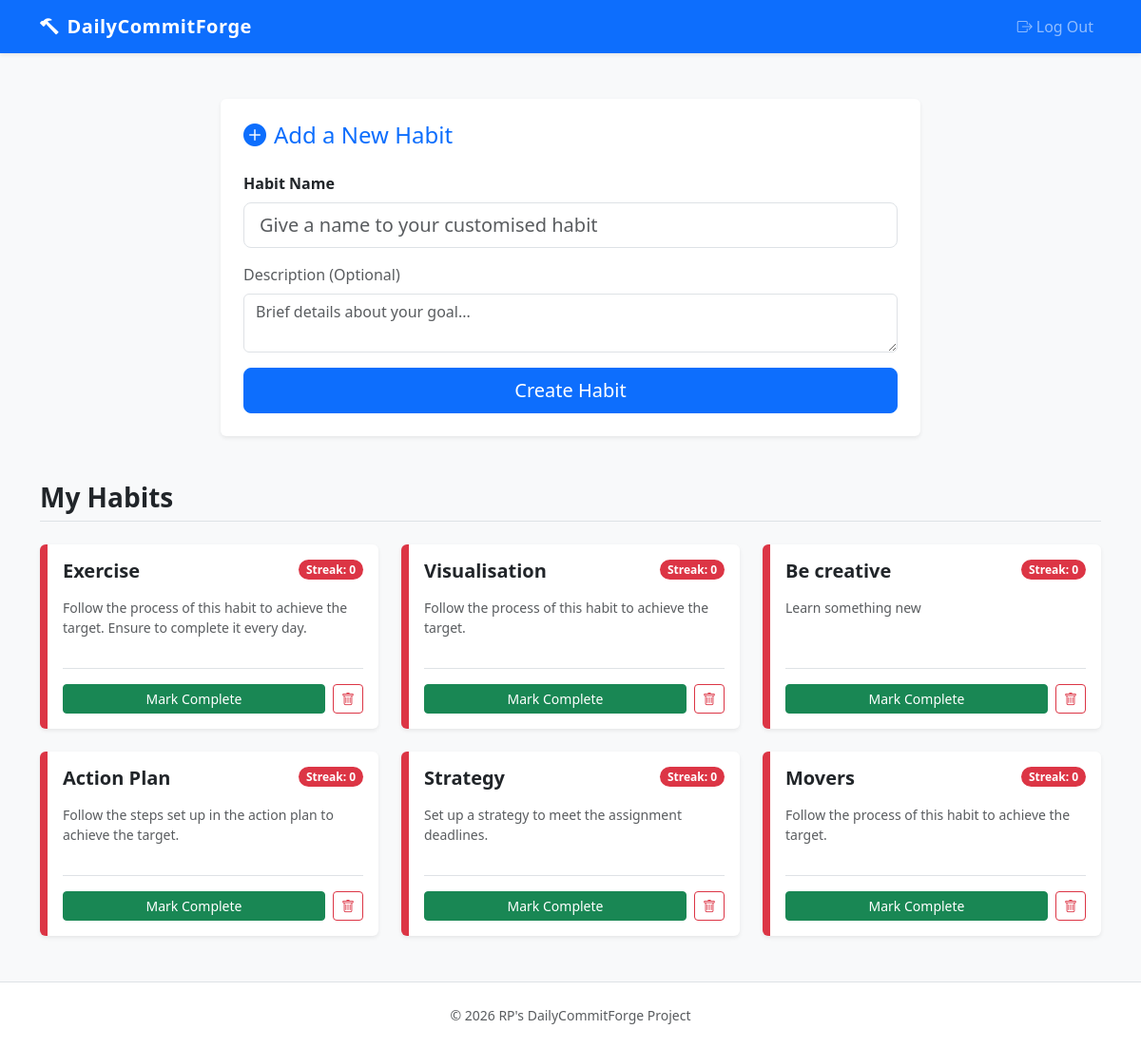
The page / (signed in) on the database its author committed.
### tables this page shows
CREATE TABLE habits (
    id INTEGER PRIMARY KEY AUTOINCREMENT,
    name TEXT NOT NULL,
    description TEXT,
    created_at DATETIME DEFAULT CURRENT_TIMESTAMP
, user_id INTEGER);

### app.py (the view)
@app.route('/')
@login_required # Protecting the dashboard
def index():
    db = get_db()
    today = date.today()
    habits_data = []
    try:
        habits_rows = db.execute(
            "SELECT * FROM habits WHERE user_id = ? ORDER BY created_at DESC",
            (session["user_id"],)
        ).fetchall()
        for habit in habits_rows:
            completions_rows = db.execute(
                "SELECT completion_date FROM completions WHERE habit_id = ? ORDER BY completion_date",
                (habit['id'],)
            ).fetchall()
            completion_dates = [c['completion_date'] for c in completions_rows]
            current_streak, longest_streak, is_completed, is_due = calculate_streak(completion_dates, today)
            habits_data.append({
                'id': habit['id'],
                'name': habit['name'],
                'description': habit['description'],
                'created_at': habit['created_at'],
                'current_streak': current_streak,
                'longest_streak': longest_streak,
                'completed_today': is_completed,
                'is_due': is_due,
            })
    except sqlite3.Error as e:
        print(f"DB Error: {e}")
        habits_data = []
    return render_template("index.html", habits=habits_data)

### app.py (called while the page is built)
def get_db():
    if 'db' not in g:
        g.db = sqlite3.connect(app.config['DATABASE'], detect_types=sqlite3.PARSE_DECLTYPES)
        g.db.row_factory = sqlite3.Row
    return g.db

### helpers.py (called while the page is built)
def login_required(f):
    @wraps(f)
    def decorated_function(*args, **kwargs):
        if session.get("user_id") is None:
            return redirect("/login")
        return f(*args, **kwargs)
    return decorated_function

### templates/index.html (shortened to what this page needs)
{% extends 'layout.html' %}
{% block main %}
{% if session["user_id"] %}
<div class="row justify-content-center mb-5">
    <div class="col-lg-8">
        <div class="card shadow-sm border-0">
            <div class="card-body p-4">
                <h2 class="card-title h4 mb-4 text-primary">
                    <i class="bi bi-plus-circle-fill me-2"></i>Add a New Habit
                </h2>
                <form method="POST" action="/add">
                    <div class="mb-3">
                        <label for="name" class="form-label fw-bold">Habit Name</label>
                        <input type="text" class="form-control form-control-lg" id="name" name="name" placeholder="Give a name to your customised habit" required>
                    </div>
                    <div class="mb-3">
                        <label for="description" class="form-label text-muted">Description (Optional)</label>
                        <textarea class="form-control" id="description" name="description" rows="2" placeholder="Brief details about your goal..."></textarea>
                    </div>
                    <div class="d-grid">
                        <button type="submit" class="btn btn-primary btn-lg">Create Habit</button>
                    </div>
                </form>
            </div>
        </div>
    </div>
</div>
{% endif %}
<h2 class="h3 fw-bold text-dark mb-4 border-bottom pb-2">My Habits</h2>
{% if habits %}
    <div class="row g-4">
        {% for habit in habits %}
            {% set streak = habit.current_streak %}
            {% if streak == 0 %}
                {% set border_color = "border-danger" %}
                {% set badge_color = "text-bg-danger" %}
            {% elif streak <= 4 %}
                {% set border_color = "border-warning" %}
                {% set badge_color = "text-bg-warning" %}
            {% else %}
                {% set border_color = "border-success" %}
                {% set badge_color = "text-bg-success" %}
            {% endif %}
            <div class="col-md-6 col-lg-4">
                <div class="card h-100 shadow-sm border-0 border-start streak-card {{ border_color }}">
                    <div class="card-body d-flex flex-column">
                        <div class="d-flex justify-content-between align-items-start mb-3">
                            <h3 class="h5 card-title fw-bold mb-0">{{ habit.name }}</h3>
                            <span class="badge {{ badge_color }} rounded-pill">
                                Streak: {{ streak }}
                            </span>
                        </div>
                        <p class="card-text text-muted flex-grow-1 small">
                            {{ habit.description or 'No description provided.' }}
                        </p>
                        <div class="d-flex justify-content-between align-items-center mt-3 pt-3 border-top">
                            {% if habit.completed_today %}
                                <button class="btn btn-light btn-sm w-100 me-2" disabled>
                                    <i class="bi bi-check-circle-fill text-success me-1"></i>Done
                                </button>
                            {% else %}
                                <form method="POST" action="/complete/{{ habit.id }}" class="w-100 me-2">
                                    <button type="submit" class="btn btn-success btn-sm w-100">
                                        Mark Complete
                                    </button>
                                </form>
                            {% endif %}
                            <button type="button"
                                    class="btn btn-outline-danger btn-sm"
                                    data-bs-toggle="modal"
                                    data-bs-target="#deleteModal"
                                    data-habit-id="{{ habit.id }}"
                                    data-habit-name="{{ habit.name }}">
                                <i class="bi bi-trash"></i>
                            </button>
                        </div>
                    </div>
                </div>
            </div>
        {% endfor %}
    </div>
{% else %}
    <div class="alert alert-info shadow-sm" role="alert">
        <h4 class="alert-heading"><i class="bi bi-info-circle me-2"></i>No habits yet!</h4>
        <p class="mb-0">You haven't added any habits. Use the form above to forge your first daily commitment.</p>
    </div>
{% endif %}
{% endblock %}

### templates/layout.html (shortened to what this page needs)
<!DOCTYPE html>
<html lang="en">
<head>
    <link href="https://cdn.jsdelivr.net/npm/bootstrap@5.3.0/dist/css/bootstrap.min.css" rel="stylesheet">
    <link rel="stylesheet" href="https://cdn.jsdelivr.net/npm/bootstrap-icons@1.10.5/font/bootstrap-icons.css">
</head>
<body class="d-flex flex-column min-vh-100">
    <nav class="navbar navbar-expand-lg navbar-dark bg-primary shadow-sm">
        <div class="container">
            <a class="navbar-brand" href="/">
                <i class="bi bi-hammer me-2"></i>DailyCommitForge
            </a>
            <div class="collapse navbar-collapse" id="navbarNav">
                <ul class="navbar-nav ms-auto">
                    {% if session["user_id"] %}
                        <li class="nav-item">
                            <a class="nav-link" href="/logout"><i class="bi bi-box-arrow-right me-1"></i>Log Out</a>
                        </li>
                    {% endif %}
                </ul>
            </div>
        </div>
    </nav>
    <main class="container py-5 flex-grow-1">
        {% block main %}{% endblock %}
    </main>
    <footer class="bg-white text-center py-4 mt-auto border-top">
        <div class="container text-muted small">
            &copy; 2026 RP's DailyCommitForge Project
        </div>
    </footer>
</body>
</html>

### templates/layout.html (style rules this page uses)
body { background-color: #f8f9fa; }
.navbar-brand { font-weight: bold; letter-spacing: 0.5px; }
.streak-card { border-left-width: 8px !important; }

### rows shown on the page
habits: name "Exercise", streak "0", description "Follow the process of this habit to achieve the target. Ensure to complete it every day."
habits: name "Visualisation", streak "0", description "Follow the process of this habit to achieve the target."
habits: name "Be creative", streak "0", description "Learn something new"
habits: name "Action Plan", streak "0", description "Follow the steps set up in the action plan to achieve the target."
habits: name "Strategy", streak "0", description "Set up a strategy to meet the assignment deadlines."
habits: name "Movers", streak "0", description "Follow the process of this habit to achieve the target."
